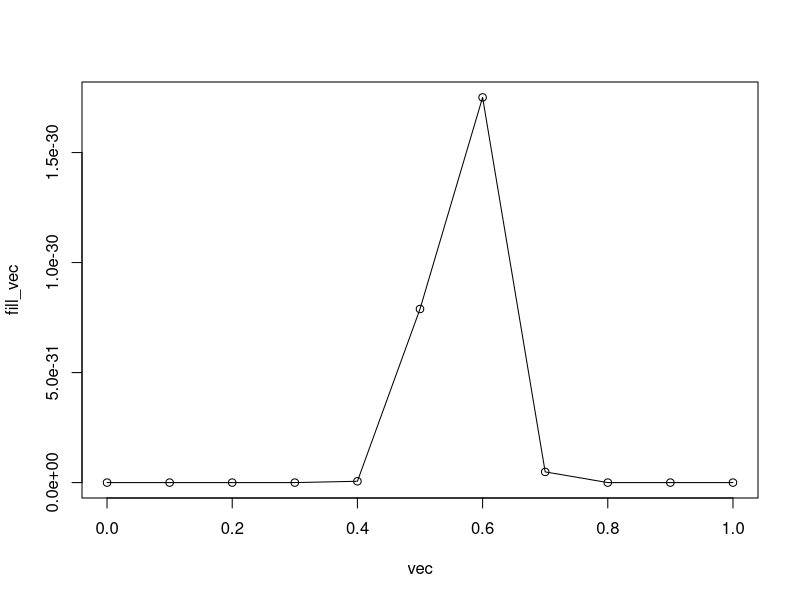
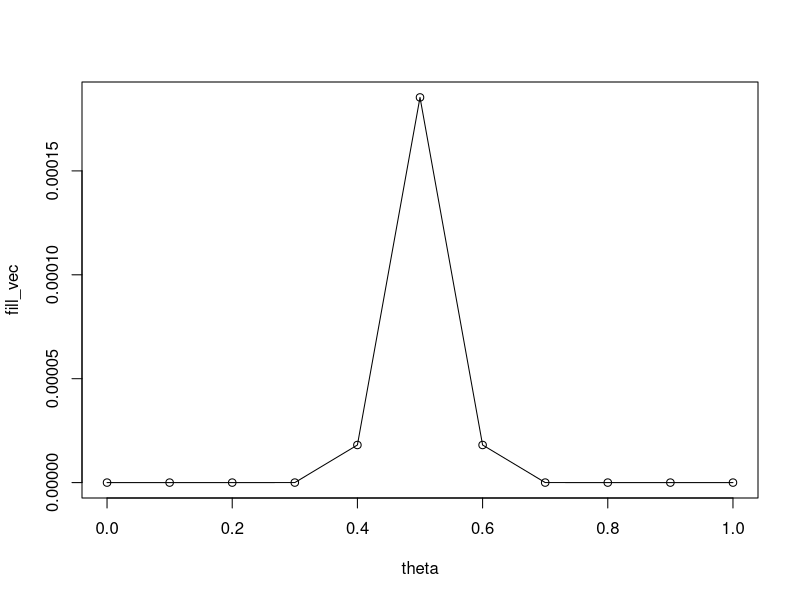
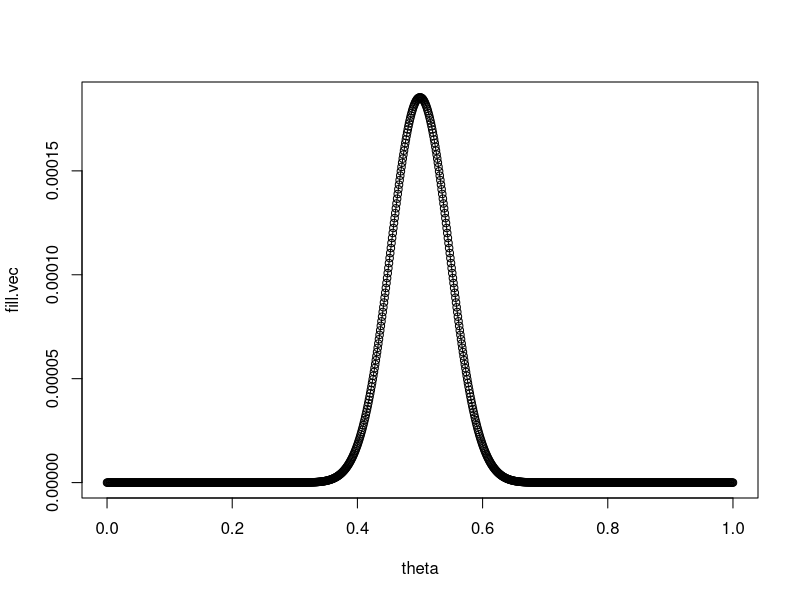
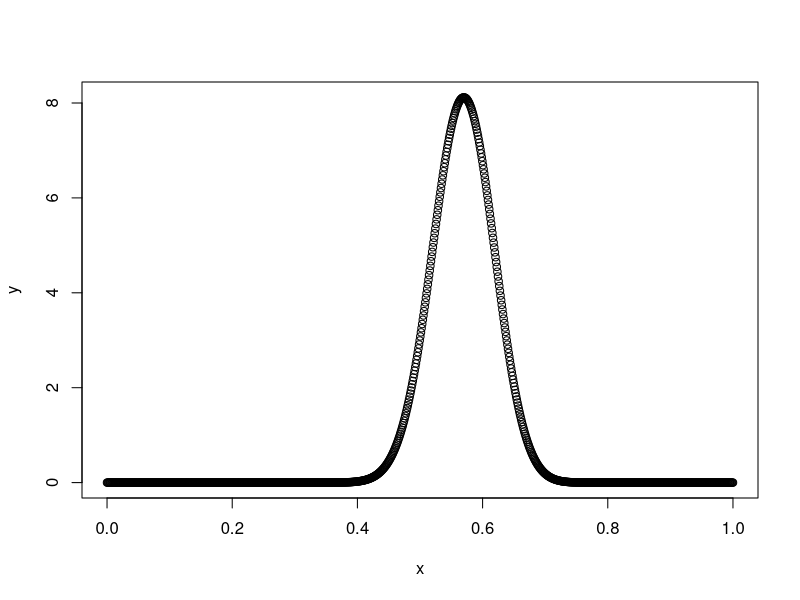
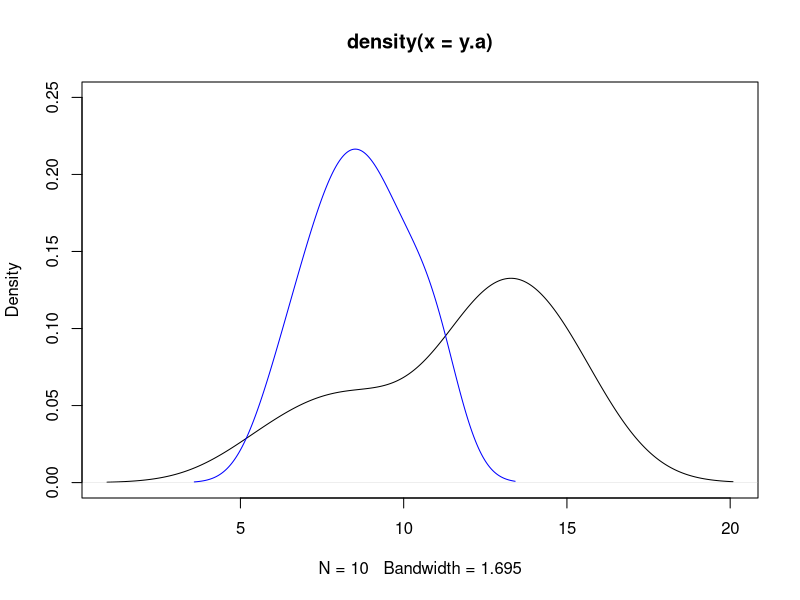
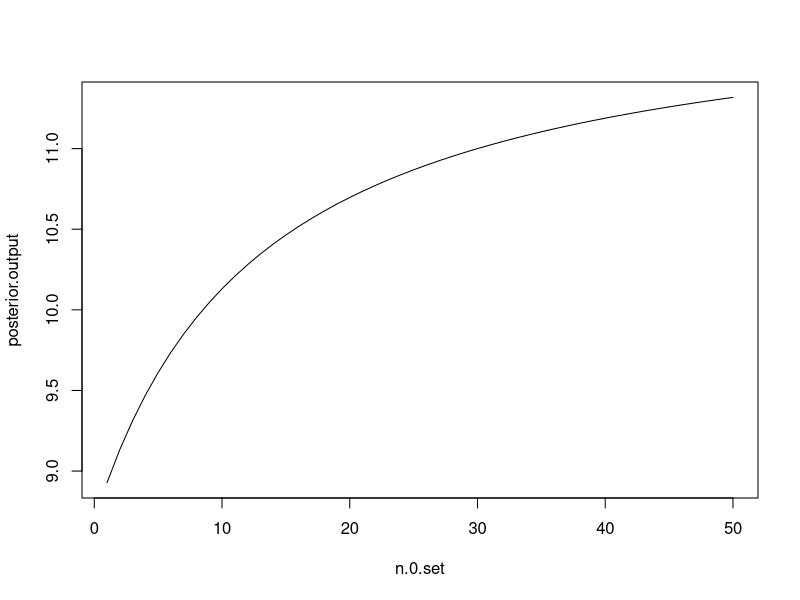
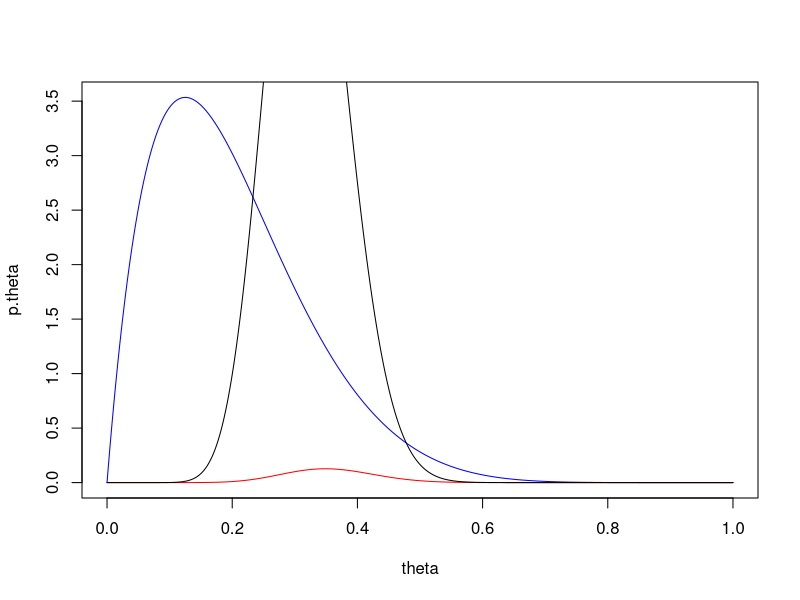
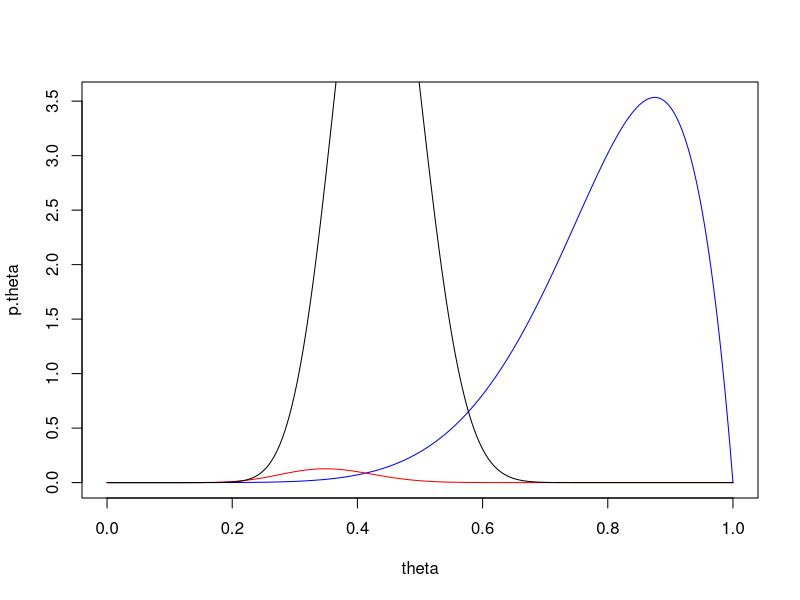

The R source for these figures, in order:

# question 3.1 b

three.one <- function(x)
{
  one <- x^57
  two <- (1-x)^43
  three <- one*two
  print(three)
}

vec <- seq(0,1,0.1)
fill_vec <- rep(0, length(vec))

for(i in 1:11) 
  {
  input <- three.one(vec[i])
  print(vec[i])
  print(input)
  
  fill_vec[i] <- input
  }

plot(vec, fill_vec, type = "o")



#3.1 part c

# compute the posterior probability of theta

constant <- (gamma(58)*gamma(44)) / gamma(102)

(theta <- seq(0,1,0.1)) # prior theta values
fill_vec <- rep(0,length(theta)) # posterior theta estimates

three.three <- function(tht)
{
  one <- tht^57
  two <- (1 - tht)^57
  three <- (one * two) / constant
  print(three)
}

for(i in 1:length(theta))
{
  input <- three.three(theta[i])
  #print(theta[i])
  #print(input)
  
  fill_vec[i] <- input
}

plot(theta, fill_vec, type="o")

# 3.1 part d

theta <- seq(0,1,length.out = 1000)
fill.vec <- rep(0,1000)
   
three.four <- function(tht)
{
  one <- tht^57
  two <- (1 - tht)^57
  three <- (one * two) / constant
  print(three)
}

for(i in 1:length(theta))
{
  input <- three.four(theta[i])
  fill.vec[i] <- input
}

plot(theta, fill.vec, type="o")


# 3.1 part e

x <- seq(0,1,length.out = 1000)
y <- dbeta(x = x, shape1 = 58, shape2 = 44)

plot(x,y)


# 3.3 part a

y.a <- c(12,9,12,14,13,13,15,8,15,6)
y.b <- c(11,11,10,9,9,8,7,10,6,8,8,9,7)

plot(density(y.a), ylim=c(0,.25))
lines(density(y.b), col="blue")

# specify the parameters for population A
a.a <- 120; a.b <- 10 # prior is y ~ gamma(120, 10)
n.a <- length(y.a)
sum.y.a <- sum(y.a)


# the mean of the gamma distribution is given by (a / b)
# which in this case will be: (sum.y.a + a.a) / (a.b + n.a)
(sum.y.a + a.a) / (a.b + n.a)

# the variance of the gamma distribution is given by (a / b^2)
# which in this case will be: (sum.y.a + a.a) / (a.b + n.a)^2
(sum.y.a + a.a) / (a.b + n.a)^2

# The 95% quantile-based estimate will be found by pulling quantiles from the 
# gamma distribution with the posterior parameters (sum.y.a + a.a) / (a.b + n.a)

qgamma(c(0.025,0.975), (sum.y.a + a.a), (a.b + n.a) )


# repeat this exercise for the independent B distribution

b.a <- 12; b.b <- 1 # prior is y ~ gamma(12, 1)
n.b <- length(y.b)
sum.y.b <- sum(y.b)


# the mean of the gamma distribution is given by (a / b)
(sum.y.b + b.a) / (b.b + n.b)

# the variance of the gamma distribution is given by (a / b^2)
(sum.y.b + b.a) / (b.b + n.b)^2

# The 95% quantile-based estimate will be found by pulling quantiles from the 
# gamma distribution with the posterior parameters (a,b)

qgamma(c(0.025,0.975), (sum.y.b + b.a), (b.b + n.b) )

# compute and plot the posterior expectations of theta.b under a prior with 
# theta.b ~ gamma(12 * n.0 , n.0), for n.0 in {0, ... , 50}

# create a function

n.0.set <- seq(1,50, by = 1)
posterior.output <- rep(0, length(n.0.set))

post.gamma <- function(n.0)
{
  b.a <- (12 * n.0)
  b.b <- n.0
  n.b <- length(y.b)
  sum.y.b <- sum(y.b)
  
  # posterior expectation = mean = (a / b) = (sum.y.b + b.a) / (b.b + n.b)
  post.gamma.output <- (sum.y.b + b.a) / (b.b + n.b)
  return(post.gamma.output)
}

for(i in 1:length(n.0.set))
{
  posterior.output[i] <- post.gamma(n.0.set[i])
}

plot(n.0.set, posterior.output, type = "l")


# 3.4 part a

# try out a bunch of theta values from 0 to 1
theta <- seq(0,1,length.out = 1000)

# p(theta) ~ beta(2,8) prior
a <- 2 ; b <- 8
y <- 15; n <- 43

p.theta <- dbeta(x = theta, a, b)

plot(theta, p.theta, type = "l", col = "blue") # looks p.good

# p(y|theta) ~ (theta^15) * (1 - theta)^(43-15)
p.y.theta <- choose(n, y) * (theta^y) * (1 - theta)^(n - y)

lines(theta, p.y.theta, type="l", col = "red")

# posterior distribution
p.theta.y <- dbeta(theta, a + y, b + n - y)

lines(theta, p.theta.y, type="l")

# find the posterior mean, mode, sd

# beta mean is (a / a + b)
(a + y) / (a + y + b + n - y)

# beta mode is (a - 1) / [ (a - 1) + (b - 1)]
(a + y - 1) / ( ( a + y - 1) + (b + n - y - 1) )

# beta variance is (ab) / ( (a + b + 1)(a + b)^2 )
beta.var <- ((a + y)*(b + n - y)) / ((a + y + b + n - y + 1)*(a + y + b + n - y)^2)
sqrt(beta.var)

qbeta(c(0.025, 0.975), a + y, b + n - y)


# 3.4.b - repeat part a but for a beta(8, 2) prior

theta <- seq(0,1,length.out = 1000)

# p(theta) ~ beta(2,8) prior
a <- 8 ; b <- 2
y <- 15; n <- 43

p.theta <- dbeta(x = theta, a, b)

plot(theta, p.theta, type = "l", col = "blue") # looks p.good

# p(y|theta) ~ (theta^15) * (1 - theta)^(43-15)
p.y.theta <- choose(n, y) * (theta^y) * (1 - theta)^(n - y)

lines(theta, p.y.theta, type="l", col = "red")

# posterior distribution
p.theta.y <- dbeta(theta, a + y, b + n - y)

lines(theta, p.theta.y, type="l")

# find the posterior mean, mode, sd

# beta mean is (a / a + b)
(a + y) / (a + y + b + n - y)

# beta mode is (a - 1) / [ (a - 1) + (b - 1)]
(a + y - 1) / ( ( a + y - 1) + (b + n - y - 1) )

# beta variance is (ab) / ( (a + b + 1)(a + b)^2 )
beta.var <- ((a + y)*(b + n - y)) / ((a + y + b + n - y + 1)*(a + y + b + n - y)^2)
sqrt(beta.var)

qbeta(c(0.025, 0.975), a + y, b + n - y)


# 3.4.c

# plot the mixture distribution with the provided density function

theta <- seq(0,1,length.out = 1000)

  part.1 <- (1 / 4)
  part.2 <- (gamma(10) / (gamma(2) * gamma(8))) 
  part.3 <- ( ((3 * theta) * (1 - theta)^7) + ((theta^7) * (1  - theta)  )   )
prior.theta <- part.1 * part.2 * part.3

plot(theta, prior.theta, type="l", ylim=c(0,4))

p.theta.1 <- dbeta(theta, 2, 8)
p.theta.2 <- dbeta(theta, 8, 2)

lines(theta, p.theta.1, col = "blue")
lines(theta, p.theta.2, col = "red")


# 3.4.d.iii - plot the posterior for a variety of theta values

theta <- seq(0,1,length.out = 1000)

# first get the prior specified
prior.1 <- (1 / 4)
prior.2 <- (gamma(10) / (gamma(2) * gamma(8))) 
prior.3 <- ( ((3 * theta) * (1 - theta)^7) + ((theta^7) * (1  - theta)  )   )

prior.theta <- prior.1 * prior.2 * prior.3

# now specify the likelihood function

like.theta <- choose(43, 15) * (theta^15)* ((1 - theta)^28)

posterior <- prior.theta * like.theta

plot(theta, posterior, type = "l")

# find the approximate posterior mode - should be the top of the density curve
max(posterior)

